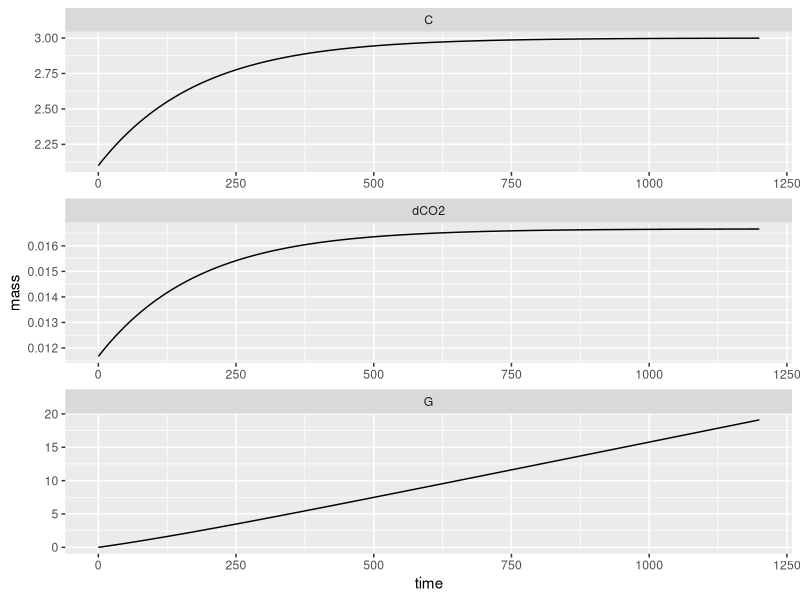
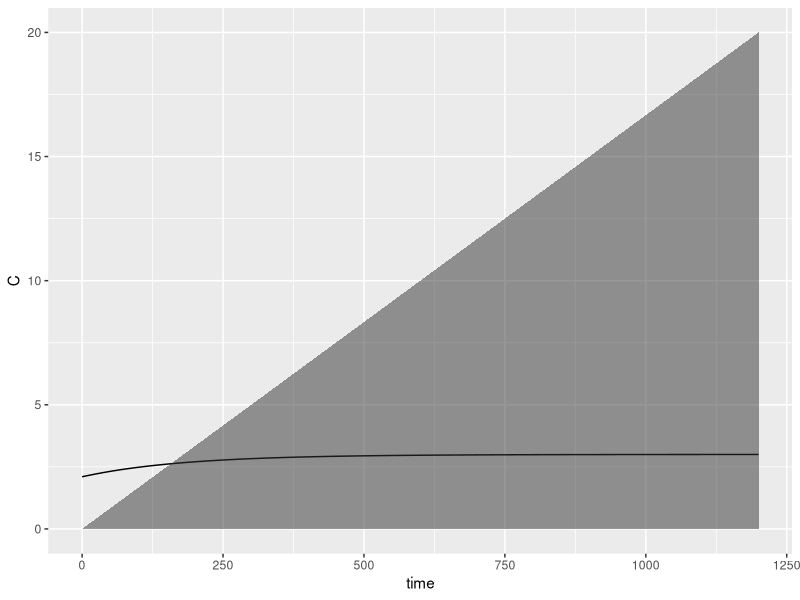
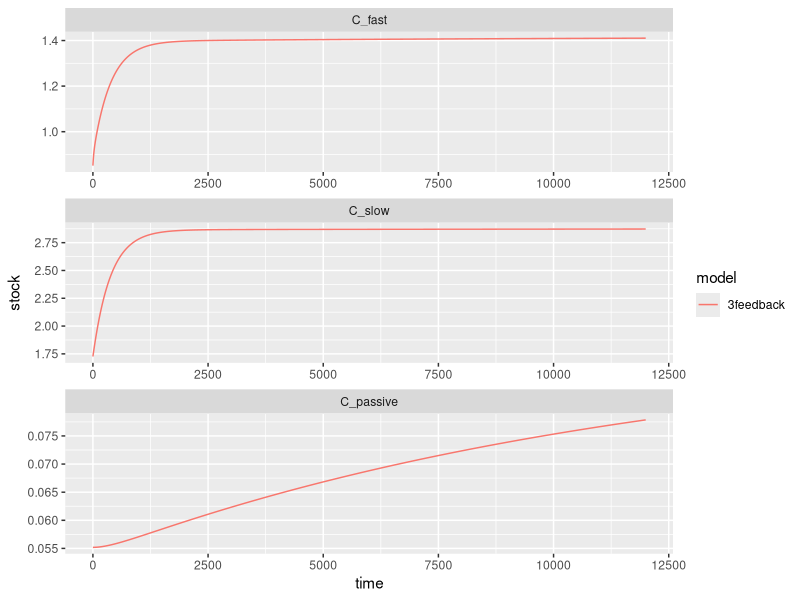
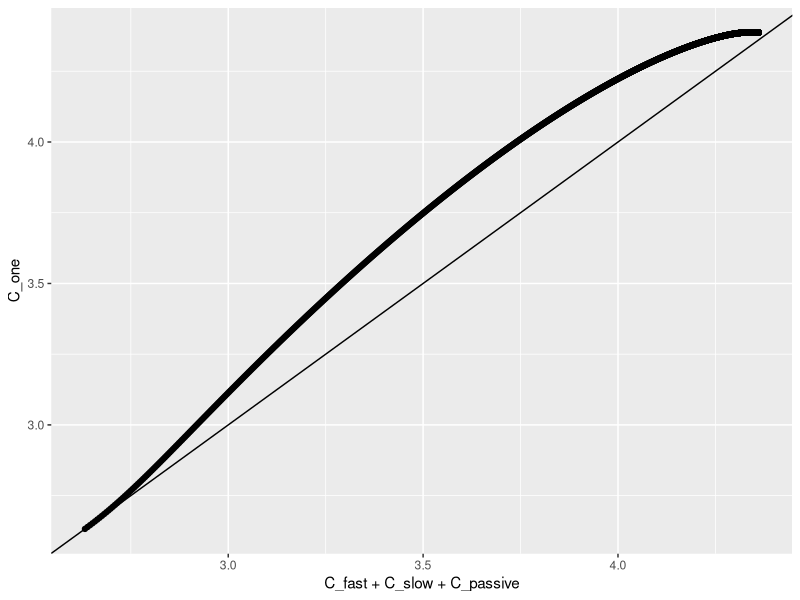
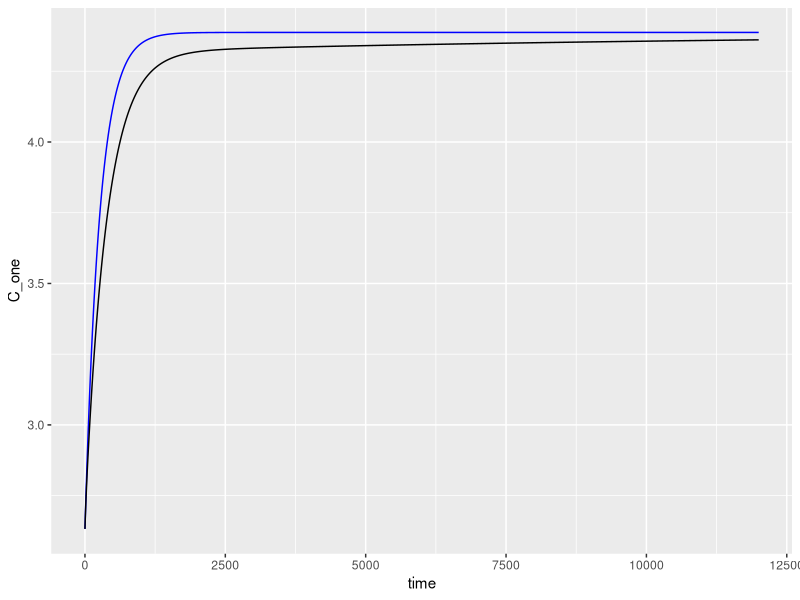

Write R code to recreate these figures, in order. (Note: this script raises an error after producing the figures.)
## ---- chunk 1
#useful functions in here

library(tidyverse) #data library
library(deSolve) #ODE solver
library(DiagrammeR) #flow charts

knitr::opts_chunk$set(echo = TRUE)
## ---- chunk 2
 #u; [0, 2.5] kg-carbon m-2 yr-1; evenly split per month for now
parameter.ls <- list(inputs = 0.2/12, 
                     #\tau; [10, 50] yr, by month
                     turnoverTime = 15*12) 

simTime <- 100*12

#rate change function
dCdt_1pool <- function(t, y, parms, rel_tol = 1e-8){
  ## Debugging code below
  #t <- 0
  #y <- c(G = 0, InitialCarbon_1pool)
  #parms <- parameter.ls
  y <- unname(y)
  CO2 <- y[1] 
  soil <- y[2]
  
  dCO2 <- soil / parms$turnoverTime
  dSoil <- parms$inputs - soil / parms$turnoverTime
  
  #make a relative tolernance to ensure conservation of mass
  if(abs(parms$inputs - (dCO2 + dSoil))/parms$inputs > rel_tol){
    stop('Conservation of mass does not hold')
  }
  return(list(c(G = dCO2, C = dSoil)))
}

#steady state function
C_ss_1pool <- function(parms){
  ans <- parms$inputs * parms$turnoverTime
  return(c(C = ans))
}

InitialCarbon_1pool <- C_ss_1pool(parms = parameter.ls)*0.7

dCdt_1pool(t = 0, y = c(G = 0, InitialCarbon_1pool), parms = parameter.ls)

# Numerically solving this is a little bit overkill since 
# ...the differential equation is solvable but for generalizations here is the numerical
# ...solution from the function lsoda in the deSolve package
sim_1pool <- lsoda(y = c(G = 0, InitialCarbon_1pool),
                times = seq(0, simTime, by = 1/10),
                func = dCdt_1pool,
                parms = parameter.ls) %>%
  as.data.frame() %>%
  mutate(dCO2 = dCdt_1pool(t = time, #this doesn't matter for this current model
                           y = c(G = G, C=C), 
                           parms = parameter.ls)[[1]]['G'],
         .by = everything())

ggplot(sim_1pool %>%
         pivot_longer(cols = c(C, G, dCO2), 
                      names_to = 'pool', values_to = 'mass')) +
  geom_line(aes(x=time, y=mass)) +
  facet_wrap(~pool, scales='free', ncol = 1)

## ---- chunk 3
##DELET ME :D
RespiredCarbon <- function(endtime, parms, initialstate) {
  G = parms$inputs*endtime +
      ((parms$inputs - initialstate/parms$turnoverTime)/parms$turnoverTime)*(1-exp(-endtime/parms$turnoverTime))
  return(G)
}

sim_1pool <- sim_1pool %>% 
  mutate(RespiredC = RespiredCarbon(endtime=time, parms=parameter.ls, initialstate=InitialCarbon_1pool) ) %>%
  mutate(cumulativeInputs = time * parameter.ls$inputs) %>%
  as.data.frame() %>%
  mutate(balanceC = C[1] + cumulativeInputs - (RespiredC + C))

 ggplot(sim_1pool) +
  geom_line(aes(x=time, y=C)) +
  geom_area(aes(x=time, y=RespiredC), alpha=0.5)



## ---- chunk 4

##3pool_feedback

#Notes on the input fraction calculations (gleaned from Parton's CENTURY model)
  #Parton uses MONTHLY time steps
  #Century breaks up plant residue into metabolic C and Structural C based on the Lignin to Nitrogen ratio.
    #We will be using a 7/1 Lignin to Nitrogen ratio, thus 12.5% of plant litter is in the form of metabolic C and 87.5% is a structural C.
    #Century then sends 45% of metabolic C to the fast pool (the rest decays before entering the soil pool). - including this fraction breaks mass balance so it is omitted
 #Century then sends a portion of structural C to the fast and slow pools based on the lignin fraction A.
    ### !!!! because I have no idea what the lignin fraction even is, I'm using the placeholder value of 50%.
    # 70% of A* Structural C goes to the Slow pool (rest decays before reaching soil) - including this fraction breaks mass balance so it is omitted
    # 45% (?) of (1-A)*Structural C goes to fast (rest decays before reaching soil) - including this fraction breaks mass balance so it is omitted

century_parameter.ls <- list(inputs = 0.2/12, #monthly; divided evenly between the months
                            input_to_fast = ((.125)+(.875*.5)),  
                            input_to_slow = .875*.5,  
                                                   #note: Century includes no direct inputs to the passive pool.
                     #fast turnover according to Century \tau; [2, 4] yr
                     turnoverTime_fast = 1.5*12,    #1.5y  
                     #slow turnover according to Century \tau; [20, 50] yr
                     turnoverTime_slow = 25*12,       #25y
                     #passive turnover according to Century \tau: [800, 1200] yr
                     turnoverTime_passive = 1000*12,  #1000y
                     
                       fast_to_slow = 0.486,       # This is determined in CENTURY based on a soil vs. silt & clay fraction
                                                        # if soil to silt+clay fraction is zero, then = .15-.004
                                                        # if fraction is 1, then =.83-.004
                                                        # currently using the average between the two: .486
                       fast_to_passive = 0.004,    #
                       slow_to_fast = 0.42,        #
                       slow_to_passive = 0.03,     #
                       passive_to_fast = 0.45,     #
                       passive_to_slow = 0         # CENTURY does not include this flow
                       )

#steady state calculations for each pool
C_ss_3feedback <- function(parms){
  allocation_vector <- matrix(c(parms$input_to_fast, 
                                parms$input_to_slow, 
                                1 - parms$input_to_fast - parms$input_to_slow),
                              nrow = 3)
  decay_matrix <- diag(x= 1/c(parms$turnoverTime_fast,
                             parms$turnoverTime_slow,
                             parms$turnoverTime_passive))
  transfer_matrix <- matrix(c(1,  -parms$slow_to_fast, -parms$passive_to_fast,
                              -parms$fast_to_slow, 1, -parms$passive_to_slow,
                              -parms$fast_to_passive, -parms$slow_to_passive,  1),
                            nrow = 3,
                            byrow=TRUE)
  #0 = inputs * allocation - decay_matrix %*% transfer_matrix %*% y
  #decay_matrix %*% transfer_matrix %*% y = inputs * allocation
  
  ans <- solve(decay_matrix  %*% transfer_matrix ,parms$inputs * allocation_vector)
  
  return(c(C_fast = ans[1],
           C_slow = ans[2],
           C_passive = ans[3]))
}


#ODE equation
dCdt_3feedback <- function(t, y, parms){
  G <- y[1]
 pools <- matrix(y[2:4], nrow=3)
 allocation_matrix <- matrix(c(parms$input_to_fast, 
                                parms$input_to_slow, 
                                1 - parms$input_to_fast - parms$input_to_slow),
                              nrow = 3)
  decay_matrix <- diag(x= 1/c(parms$turnoverTime_fast,
                             parms$turnoverTime_slow,
                             parms$turnoverTime_passive))
  transfer_matrix <- matrix(c(1,  -parms$slow_to_fast, -parms$passive_to_fast,
                              -parms$fast_to_slow, 1, -parms$passive_to_slow,
                              -parms$fast_to_passive, -parms$slow_to_passive,  1),
                            nrow = 3,
                            byrow=TRUE)
  ans <- parms$inputs * allocation_matrix - decay_matrix %*% transfer_matrix %*% pools
  
  resp <- decay_matrix %*% transfer_matrix %*% pools
  total_resp <- sum(resp)
  
  ##TRYING TO ADD RESPIRATION HERE AND IT AIN'T WORKIN##

  
  # dgasdt <- parms$turnoverTime_fast*(1- parms$fast_to_slow - parms$fast_to_passive)*ans[1]  +
  #         parms$turnoverTime_slow*(1- parms$slow_to_fast - parms$slow_to_passive)*ans[2]  +
  #         parms$turnoverTime_passsive*(1- parms$passive_to_fast - parms$passive_to_slow)*ans[3] 
  
  return(list(c(G = total_resp,
                C_fast = ans[1],
                C_slow = ans[2],
                C_passive = ans[3]
  )))
}


#initial value
InitialCarbon_3pool <- C_ss_3feedback(parms = century_parameter.ls)*0.6

#making a more realistic simulation time for a monthly model with turnover times in the 1000s
simTime <- 1000*12

#simulation
sim_3feedback <- lsoda(y = c(G=0, InitialCarbon_3pool),
                      times = 0:simTime,
                      func = dCdt_3feedback,
                      parms = century_parameter.ls) %>%
  as.data.frame() #%>%
  #pivot_longer(cols = C_fast:C_passive,
   #            names_to = 'pool',
   #            values_to = 'stock')%>%
  #mutate(pool = factor(pool, levels = c('C_fast', 'C_slow', 'C_passive')),
  #       model = '3feedback')

#Feedback graph by pools:
ggplot(sim_3feedback %>%
         pivot_longer(cols = C_fast:C_passive,
                      names_to = 'pool',
                      values_to = 'stock')%>%
         mutate(pool = factor(pool, levels = c('C_fast', 'C_slow', 'C_passive')),
                model = '3feedback')
) +
  geom_line(aes(x=time, y=stock, color = model)) +
  facet_wrap(~ pool, ncol=1, scales='free')

## ---- chunk 5
##One Pool Proxy Method:

#Proxy Decay Rate Calculation
Proxy_decayrate <- function(parms){
  decay_matrix <- diag(x= 1/c(parms$turnoverTime_fast,
                             parms$turnoverTime_slow,
                             parms$turnoverTime_passive))
  
  transfer_matrix <- matrix(c(1,  -parms$slow_to_fast, -parms$passive_to_fast,
                              -parms$fast_to_slow, 1, -parms$passive_to_slow,
                              -parms$fast_to_passive, -parms$slow_to_passive,  1),
                            nrow = 3,
                            byrow=TRUE)
  
   allocation_vector <- matrix(c(parms$input_to_fast, 
                                parms$input_to_slow, 
                                1 - parms$input_to_fast - parms$input_to_slow),
                              nrow = 3)
  
  ans <- sum(solve(decay_matrix %*% transfer_matrix) %*% allocation_vector)
  return(ans)
}  


##Adds the proxy rate to the main parameter list
century_parameter.ls$turnoverTime <- Proxy_decayrate(parms=century_parameter.ls)


#Initial Value for the One Pool Proxy, simulation, with name for lsoda output
InitialCarbon_1pool <- sum(C_ss_3feedback(parms = century_parameter.ls))*0.6

#Simulation with the one-pool model
sim_Feedback_OnePool <- lsoda(y = c(G=0, C_one = InitialCarbon_1pool),
                times = 0:simTime,
                func = dCdt_1pool,
                parms = century_parameter.ls) %>%
  as.data.frame()


sim_all <- sim_3feedback %>%
  full_join(sim_Feedback_OnePool, by = 'time', suffix = c('.3pool', '.proxy')) %>%
  mutate(flux_3pool = dCdt_3feedback(t = time, y = c(0, C_fast, C_slow, C_passive),
                                     parms = century_parameter.ls)[[1]][1], 
         flux_proxy = dCdt_1pool(t = time, y = c(0, C_one),
                                     parms = century_parameter.ls)[[1]][1], .by= everything())

#want time vs stock graph
#difference drive graph
ggplot(sim_all) +
  geom_point(aes(x=C_fast+C_slow+C_passive, y = C_one)) +
  geom_abline()

ggplot(sim_all) +
  geom_line(aes(x=time, y= C_one), color = 'blue') +
  geom_line(aes(x=time, y = C_fast+C_slow+C_passive))

# #Calculating total C in the Feedback run
# sim_3feedback <- sim_3feedback %>%
#   pivot_wider(names_from="pool", values_from="stock") %>%
#   mutate(Feedback_C_Total = C_fast + C_slow +C_passive) 
# 
# #Add the one-pool proxy column
# sim_3feedback$OnePoolProxy <- sim_Feedback_OnePool$C
# 
# 
# #Formatting the data for nice graphing:
# sim_3feedback <- sim_3feedback %>% 
#                     select(time, Feedback_C_Total, OnePoolProxy) %>%
#                     pivot_longer(cols = c("Feedback_C_Total", "OnePoolProxy"),
#                                  names_to = "model",
#                                  values_to = "stock")
# 
# 
# #Plot comparing the two
# ggplot(sim_3feedback) +
#   geom_line(aes(x=time, y=stock, color=model))


## ---- chunk 6
# #ODE equation with Respired Carbon
# dCdt_3feedback <- function(t, y, parms){
# 
#   dCf <- parms$inputs*parms$input_to_fast -
#           (1/parms$turnoverTime_fast)*y[1] +
#           (1/parms$turnoverTime_slow)*parms$slow_to_fast*y[2] +
#           (1/parms$turnoverTime_passive)*parms$passive_to_fast*y[3]
#     
#   dCs <- parms$inputs*parms$input_to_slow -
#           (1/parms$turnoverTime_slow)*y[2] +
#           (1/parms$turnoverTime_fast)*parms$fast_to_slow*y[1] +
#           (1/parms$turnoverTime_passive)*parms$passive_to_slow*y[3]
#   
#   dCp <- parms$inputs*(1-parms$input_to_fast- parms$input_to_slow) -
#           (1/parms$turnoverTime_passive)*y[3] +
#           (1/parms$turnoverTime_fast)*parms$fast_to_passive*y[1] +
#           (1/parms$turnoverTime_slow)*parms$slow_to_passive*y[2]
# 
#   dgas <-  parms$turnoverTime_fast*(1- parms$fast_to_slow - parms$fast_to_passive)*y[1]  +
#           parms$turnoverTime_slow*(1- parms$slow_to_fast - parms$slow_to_passive)*y[2]  +
#           parms$turnoverTime_passsive*(1- parms$passive_to_fast - parms$passive_to_slow)*y[3]
#   
#   return(list(c(C_fast = dCf,
#            C_slow = dCs,
#            C_passive = dCp,
#            Resp_C = dgas
#            )))
# }
# 
# #New Initial state with respired carbon column
# InitialCarbon_3pool <- c(C_ss_3feedback(parms = century_parameter.ls)*0.6, "Gas"=0)
# 
# #simulation
# sim_3feedback <- lsoda(y = InitialCarbon_3pool,
#                       times = 0:simTime,
#                       func = dCdt_3feedback,
#                       parms = century_parameter.ls) %>%
#   as.data.frame() %>%
#   pivot_longer(cols = C_fast:C_passive,
#                names_to = 'pool',
#                values_to = 'stock')%>%
#   mutate(pool = factor(pool, levels = c('C_fast', 'C_slow', 'C_passive')),
#          model = '3feedback')
# 
# 
# #Formatting data table for Respired C calculation (1pool)
# sim_3feedback <- sim_3feedback %>% 
#                     pivot_wider(names_from = "model", values_from = "stock") %>%
#                     mutate(Proxy_Respired_C = RespiredCarbon(endtime=time, parms=century_parameter.ls, initialstate=InitialCarbon_1pool))
# 
# 
# 

## ---- chunk 7
#paramter list with no inputs
no_input_century_parameter.ls <- century_parameter.ls %>% list_assign(inputs=0)

#Creates a simulation using the full feedback model starting at SS, turn off inputs at time 240 (twenty years, monthly time steps)
No_inputs_feedback_sim <- rbind(lsoda(y = C_ss_3feedback(parms = century_parameter.ls),
                                      times = 0:240,
                                      func = dCdt_3feedback,
                                      parms = century_parameter.ls) %>%
                                  as.data.frame(),
                              lsoda(y = C_ss_3feedback(parms = century_parameter.ls),
                                      times = 0:9760,
                                      func = dCdt_3feedback,
                                      parms = no_input_century_parameter.ls) %>%
                                  as.data.frame() %>%
                                  mutate(time=time+240)
                                ) %>%
                          mutate(Feedback_C_Total = C_fast + C_slow +C_passive) %>%
                          mutate(C_ps = C_passive + C_slow) %>%
                          as.data.frame
                


#Simulation with the one-pool model starting at SS, turn off inputs at time 240 (twenty years, monthly time steps)
No_inputs_one_pool_proxy_sim <- rbind(lsoda(y = sum(C_ss_3feedback(parms = century_parameter.ls)),
                                            times = 0:240,
                                            func = dCdt_1pool,
                                            parms = century_parameter.ls) %>%
                                       as.data.frame() %>%
                                       set_names(c("time", "One_Pool_Proxy")),
                                      
                                    lsoda(y = sum(C_ss_3feedback(parms = century_parameter.ls)),
                                            times = 0:9760,
                                            func = dCdt_1pool,
                                            parms = no_input_century_parameter.ls) %>%
                                      as.data.frame() %>%
                                      set_names(c("time", "One_Pool_Proxy")) %>%
                                      mutate(time=time+240)
                                )
#Makes a dataframe to compare the two simulations total carbon
no_input_model_comparison <- as.data.frame(cbind(No_inputs_feedback_sim$time, No_inputs_feedback_sim$Feedback_C_Total, No_inputs_one_pool_proxy_sim$One_Pool_Proxy)) %>% 
    set_names(c("time", "Feedback_C_Total", "One_Pool_Proxy")) %>%
    pivot_longer(cols = c("Feedback_C_Total", "One_Pool_Proxy"),
                                 names_to = "model",
                                 values_to = "stock")



ggplot(no_input_model_comparison)  +
  # geom_area(data=No_inputs_feedback_sim, aes(x=time, y=C_passive), alpha=0.1, fill="firebrick")+
  # geom_area(data=No_inputs_feedback_sim, aes(x=time, y=C_ps), alpha=0.1, fill="firebrick")+
  # geom_area(data=No_inputs_feedback_sim, aes(x=time, y=Feedback_C_Total), alpha=0.1, fill="firebrick")+
  geom_line(aes(x=time, y=stock, color=model)) +
  geom_vline(xintercept=240, alpha=0.5, linetype="dashed") +
  labs(title="Inputs cut off after 20 years", y="Total Carbon (kg C/(m^2 yr))", x="Time (in months)" )



## ---- chunk 8
#Function for simulation with the 3feedback model, adjusting the inputs for seasonal change
dCdt_seasonal_3feedback <- function(t, y, parms, input_type = 'seasonal' ){
  pools <- matrix(y, nrow=3)
  allocation_matrix <- matrix(c(parms$input_to_fast, 
                                parms$input_to_slow, 
                                1 - parms$input_to_fast - parms$input_to_slow),
                              nrow = 3)
  decay_matrix <- diag(x= 1/c(parms$turnoverTime_fast,
                             parms$turnoverTime_slow,
                             parms$turnoverTime_passive))
  transfer_matrix <- matrix(c(1,  -parms$slow_to_fast, -parms$passive_to_fast,
                              -parms$fast_to_slow, 1, -parms$passive_to_slow,
                              -parms$fast_to_passive, -parms$slow_to_passive,  1),
                            nrow = 3,
                            byrow=TRUE)
  #dcdt = inputs * allocation + transfer_matrix %*% decay_matrix %*% y
  #decay_matrix %*% transfer_matrix %*% y = - inputs * allocation
  
  if(input_type == 'seasonal'){
    flux_input <- (5/300)*sin((pi/6)*t+(3*pi/2))+(5/300) #offset by the parms$input parameter
  }else{
    flux_input <- parms$inputs
  }
  
  ans <- flux_input * allocation_matrix - decay_matrix %*% transfer_matrix %*% y
  ##check conservation of mass
  return(list(c(C_fast = ans[1],
           C_slow = ans[2],
           C_passive = ans[3]))) #add in CO2 pool
}


#Demonstration simulation that the method works to create seasonal change, over 5 years
seasonal_sim_3feedback <- lsoda(y = C_ss_3feedback(parms = century_parameter.ls),
                                      times = 0:60,
                                      func = dCdt_seasonal_3feedback,
                                      parms = century_parameter.ls) %>%
                                  as.data.frame() %>% 
                                  mutate(Feedback_C_total = C_fast+C_slow+C_passive)

                                  

ggplot(pivot_longer(data=seasonal_sim_3feedback, cols = C_fast:C_passive, names_to = "pool", values_to = "stock")) +
  geom_line(aes(x=time, y=stock, color=pool)) +
  geom_line(aes(x=time, y=Feedback_C_total))


#One-Pool rate change function, with seasonal rate of change
  ##The calucation of the Proxy decay rate relies on a steady state solution, which technically does not exist when inputs change - we then assume that the average over the year is constant, and that the steady state solution suffices.

dCdt_seasonal_1pool <- function(t, y, parms){
  flux_input <- (5/300)*sin((pi/6)*t+(3*pi/2))+(5/300)
  ans <- flux_input - y / parms$turnoverTime
  return(list(ans))
}


#Demonstration simulation that the method works to create seasonal change, over 5 years
seasonal_sim_1pool <- lsoda(y = sum(C_ss_3feedback(parms = century_parameter.ls)) %>% setNames("C"),
                                      times = 0:60,
                                      func = dCdt_seasonal_1pool,
                                      parms = century_parameter.ls) %>%
                                  as.data.frame() %>%
                                  rename(One_Pool_Proxy = C)

ggplot(seasonal_sim_1pool) +
  geom_line(aes(x=time, y=One_Pool_Proxy))

                                
#Makes a dataframe to compare the two simulations total carbon
seasonal_inputs_model_comparison <- as.data.frame(cbind(seasonal_sim_3feedback$time, seasonal_sim_3feedback$Feedback_C_total, seasonal_sim_1pool$One_Pool_Proxy)) %>% 
    set_names(c("time", "Feedback_C_Total", "One_Pool_Proxy")) %>%
    pivot_longer(cols = c("Feedback_C_Total", "One_Pool_Proxy"),
                                 names_to = "model",
                                 values_to = "stock")



ggplot(seasonal_inputs_model_comparison)  +
  geom_line(aes(x=time, y=stock, linetype=model, color=model)) +
  labs(title="Seasonal Variation over 5 Years", y="Total Carbon (kg C/(m^2 yr))", x="Time (in months)" )
